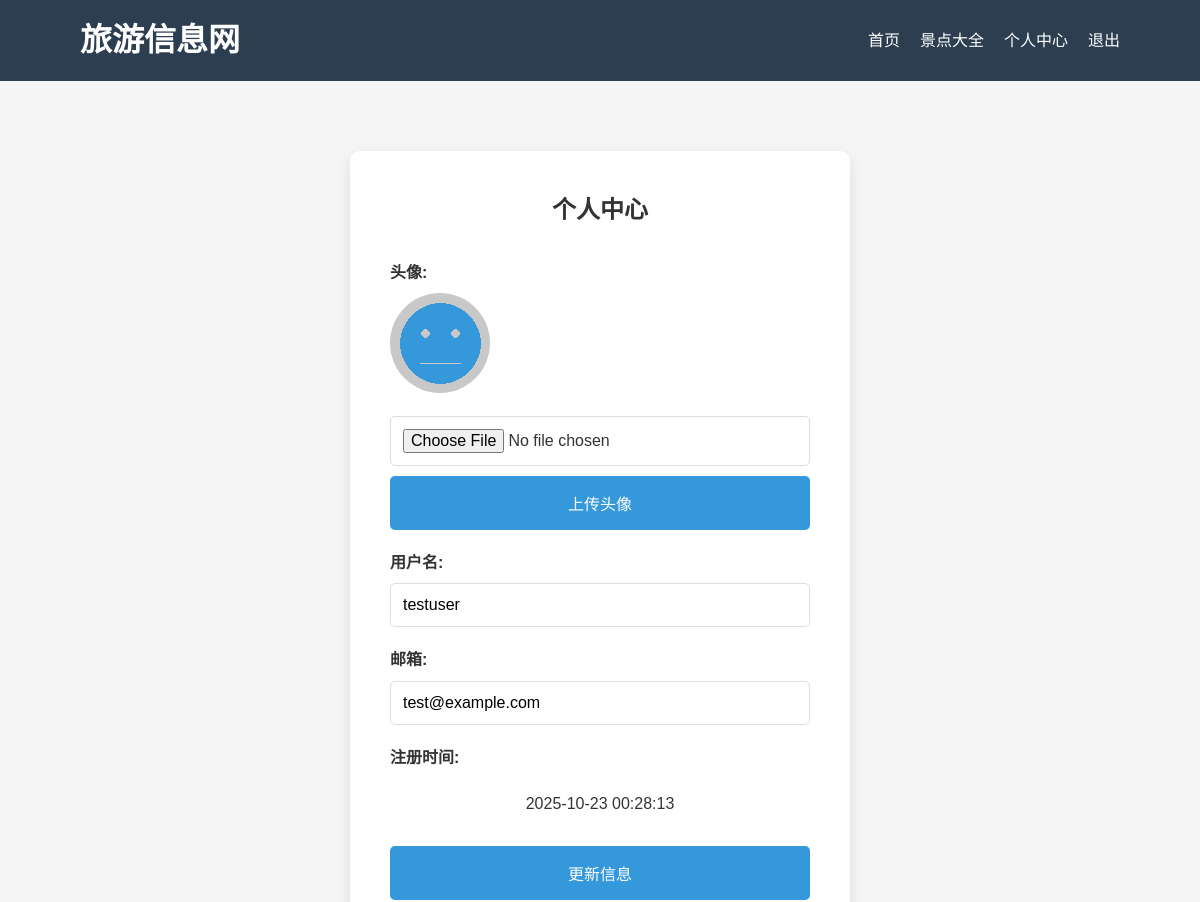
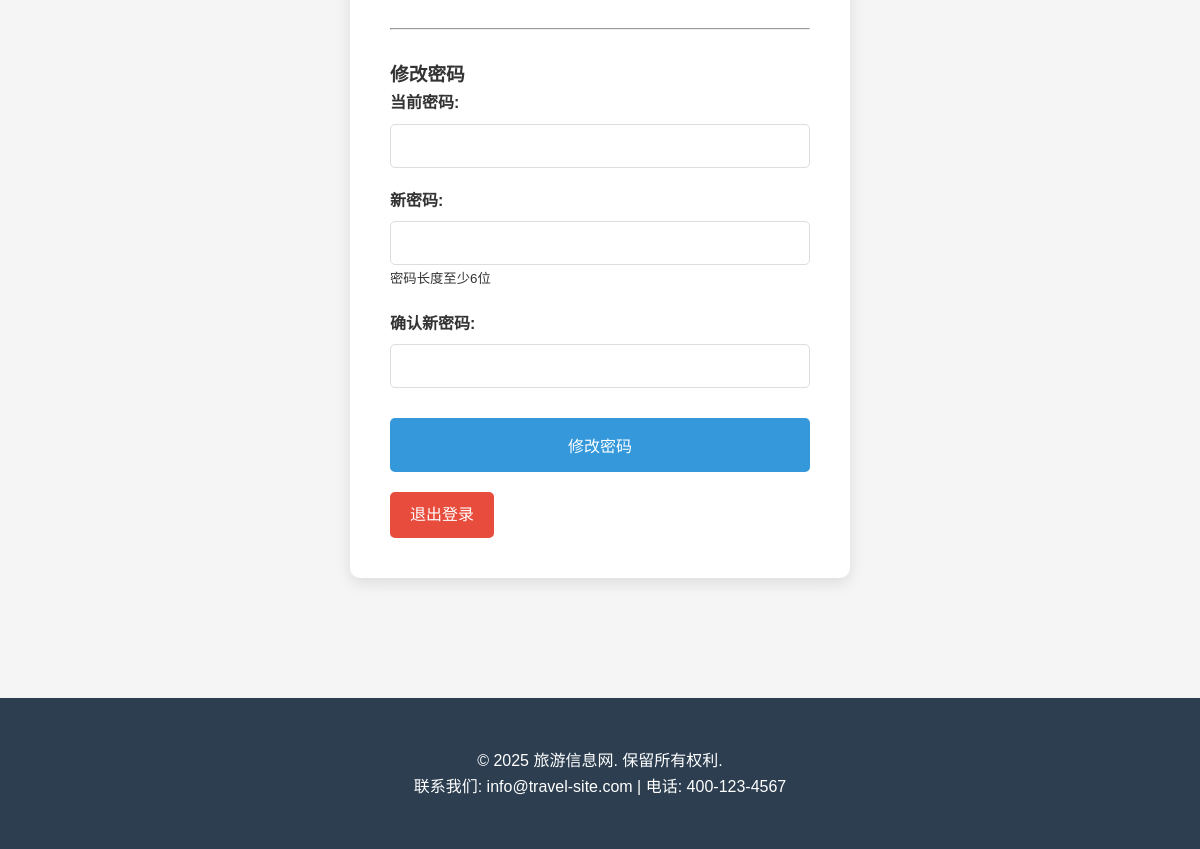
The app's page /profile.php (signed in) with its own data (2 pictures, top to bottom).
### tables this page shows
CREATE TABLE `users` (
  `id` int(11) NOT NULL AUTO_INCREMENT,
  `username` varchar(50) NOT NULL,
  `email` varchar(100) NOT NULL,
  `password` varchar(255) NOT NULL,
  `avatar` varchar(255) DEFAULT 'default.jpg',
  `created_at` timestamp NULL DEFAULT current_timestamp(),
  `is_admin` tinyint(1) DEFAULT 0,
  PRIMARY KEY (`id`),
  UNIQUE KEY `username` (`username`),
  UNIQUE KEY `email` (`email`)
);

### config.php (called while the page is built, shortened)
<?php
function executeQuery($pdo, $sql, $params = []) {
    try {
        $stmt = $pdo->prepare($sql);
        $stmt->execute($params);
        return $stmt;
    } catch (PDOException $e) {
        error_log("数据库查询错误: " . $e->getMessage() . " SQL: " . $sql);
        throw $e;
    }
}
?>

### profile.php (the view, shortened to what this page needs)
<?php
include 'config.php';
include 'header.php';
try {
    $stmt = executeQuery($pdo, "SELECT * FROM users WHERE id = ?", [$_SESSION['user_id']]);
    $user = $stmt->fetch();
} catch (PDOException $e) {
    error_log("获取用户信息失败: " . $e->getMessage());
    $error = "系统错误，请稍后再试";
}
?>
<div class="container">
    <div class="auth-form">
        <h2>个人中心</h2>
        <div class="form-group">
            <label>头像:</label>
            <div>
                <img src="avatars/<?php echo htmlspecialchars($user['avatar']); ?>" alt="头像" style="width: 100px; height: 100px; border-radius: 50%; object-fit: cover;">
            </div>
            <form method="POST" action="upload_avatar.php" enctype="multipart/form-data" style="margin-top: 15px;">
                <input type="file" name="avatar" accept="image/*" required>
                <button type="submit" class="btn" style="margin-top: 10px;">上传头像</button>
            </form>
        </div>
        <form method="POST">
            <div class="form-group">
                <label for="username">用户名:</label>
                <input type="text" id="username" name="username" value="<?php echo htmlspecialchars($user['username']); ?>" required>
            </div>
            <div class="form-group">
                <label for="email">邮箱:</label>
                <input type="email" id="email" name="email" value="<?php echo htmlspecialchars($user['email']); ?>" required>
            </div>
            <div class="form-group">
                <label>注册时间:</label>
                <p><?php echo htmlspecialchars($user['created_at']); ?></p>
            </div>
            <button type="submit" name="update_profile" class="btn">更新信息</button>
        </form>
        <hr style="margin: 30px 0;">
        <h3>修改密码</h3>
        <form method="POST">
            <div class="form-group">
                <label for="current_password">当前密码:</label>
                <input type="password" id="current_password" name="current_password" required>
            </div>
            <div class="form-group">
                <label for="new_password">新密码:</label>
                <input type="password" id="new_password" name="new_password" required>
                <small>密码长度至少6位</small>
            </div>
            <div class="form-group">
                <label for="confirm_password">确认新密码:</label>
                <input type="password" id="confirm_password" name="confirm_password" required>
            </div>
            <button type="submit" name="change_password" class="btn">修改密码</button>
        </form>
        <a href="logout.php" class="btn" style="background-color: #e74c3c; margin-top: 20px;">退出登录</a>
    </div>
</div>
<?php include 'footer.php'; ?>

### styles.css (style rules this page uses)
* { margin: 0; padding: 0; box-sizing: border-box; }
body { font-family: 'Arial', sans-serif; line-height: 1.6; color: #333; background-color: #f5f5f5; }
.container { width: 90%; max-width: 1200px; margin: 0 auto; padding: 20px 0; }
.btn { display: inline-block; background: #3498db; color: white; padding: 10px 20px; border-radius: 5px; text-decoration: none; margin-top: 10px; }
.auth-form { max-width: 500px; margin: 50px auto; background: white; padding: 40px; border-radius: 10px; box-shadow: 0 5px 15px rgba(0,0,0,0.1); }
.auth-form h2 { text-align: center; margin-bottom: 30px; }
.form-group { margin-bottom: 20px; }
.form-group label { display: block; margin-bottom: 8px; font-weight: bold; }
.form-group input { width: 100%; padding: 12px; border: 1px solid #ddd; border-radius: 5px; font-size: 1rem; }
.auth-form button { width: 100%; padding: 15px; background: #3498db; color: white; border: none; border-radius: 5px; font-size: 1rem; cursor: pointer; margin-top: 10px; }
.auth-form p { text-align: center; margin-top: 20px; }

### records on screen
users: avatar (placeholder picture), username "testuser", email "test@example.com", created_at "2025-10-23 00:28:13"
